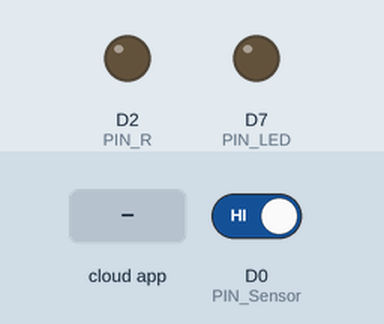
Bench run of a sketch on a simulated ESP8266 (NodeMCU). On the bench: output pins drawn as LEDs (lit = HIGH). Inputs (shaded band) come from the test bench; at power-on: D0 (PIN_Sensor) HIGH. The RemoteXY app is connected; what the sketch prints to the serial monitor is not drawn.

Above: at 1.2 s.
1.3 s: D0 (PIN_Sensor) driven LOW
At 2.1 s:
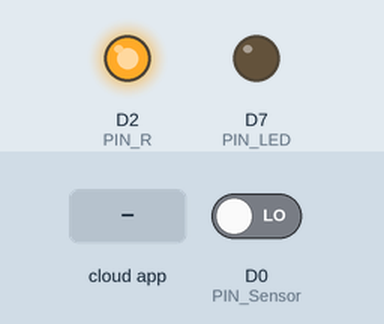
2.8 s: the phone or cloud app sets led to 1
At 3.2 s:
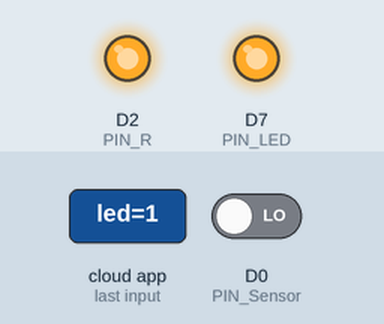
4.3 s: D0 (PIN_Sensor) driven HIGH
At 5.5 s:
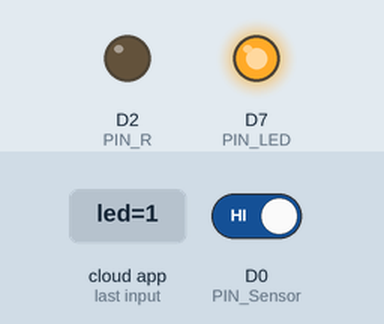
5.8 s: the phone or cloud app sets led to 0
At 6.7 s:
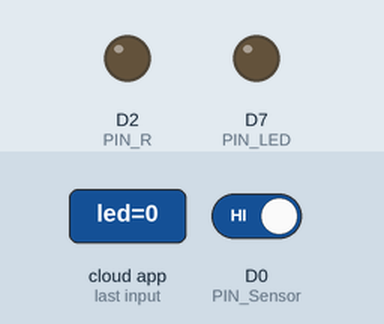
Timing chart, 0 to 8.3 s (numbered marks = the images above; inputs shaded):
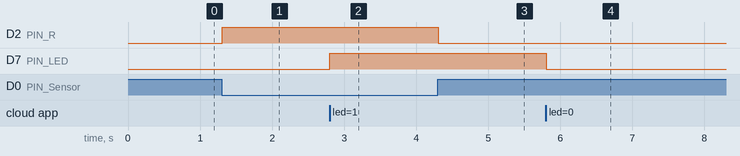

The sketch:

FireAlarm.ino
```cpp
#define REMOTEXY_MODE__ESP8266WIFI_LIB_POINT
#include <ESP8266WiFi.h>
#include <RemoteXY.h>

#define REMOTEXY_WIFI_SSID "FireAlarm"
#define REMOTEXY_WIFI_PASSWORD "fire1234"
#define REMOTEXY_SERVER_PORT 6377

#pragma pack(push, 1)

uint8_t RemoteXY_CONF[] =   // 36 bytes
  { 255,1,0,17,0,29,0,16,31,1,67,1,4,49,55,9,37,26,17,2,
  1,21,23,22,11,162,26,31,31,79,78,0,79,70,70,0 };

// this structure defines all the variables and events of your control interface
struct {

    // input variables
  uint8_t led; // =1 if switch ON and =0 if OFF

    // output variables
  char indicator[17];  // string UTF8 end zero

    // other variable
  uint8_t connect_flag;  // =1 if wire connected, else =0

} RemoteXY;
#pragma pack(pop)

/////////////////////////////////////////////
//           END RemoteXY include          //
/////////////////////////////////////////////

#define PIN_LED D7
#define PIN_Sensor D0
#define PIN_R D2
#define PIN_Buzzer D4

void setup()
{
  RemoteXY_Init ();

  pinMode (PIN_LED, OUTPUT);
  pinMode (PIN_R, OUTPUT);
  Serial.begin(9600);
}

void loop()
{
  RemoteXY_Handler ();

  digitalWrite(PIN_LED, (RemoteXY.led==0)?LOW:HIGH);
  int a = digitalRead(D0);
  Serial.println(a);
  if(!a) {
    digitalWrite(PIN_Buzzer,LOW);
    digitalWrite(PIN_R, HIGH);
    strcpy(RemoteXY.indicator,"Fire Detected!!");
  }
  else{
    digitalWrite(PIN_Buzzer,HIGH);
    digitalWrite(PIN_R, LOW);
    strcpy(RemoteXY.indicator,"");
  }
}
```

Measured:
- after the input at 1.3 s, D2 (PIN_R): LOW → HIGH at once
- after the input at 2.8 s, D7 (PIN_LED): LOW → HIGH at once
- after the input at 4.3 s, D2 (PIN_R): HIGH → LOW at once
- after the input at 5.8 s, D7 (PIN_LED): HIGH → LOW at once
